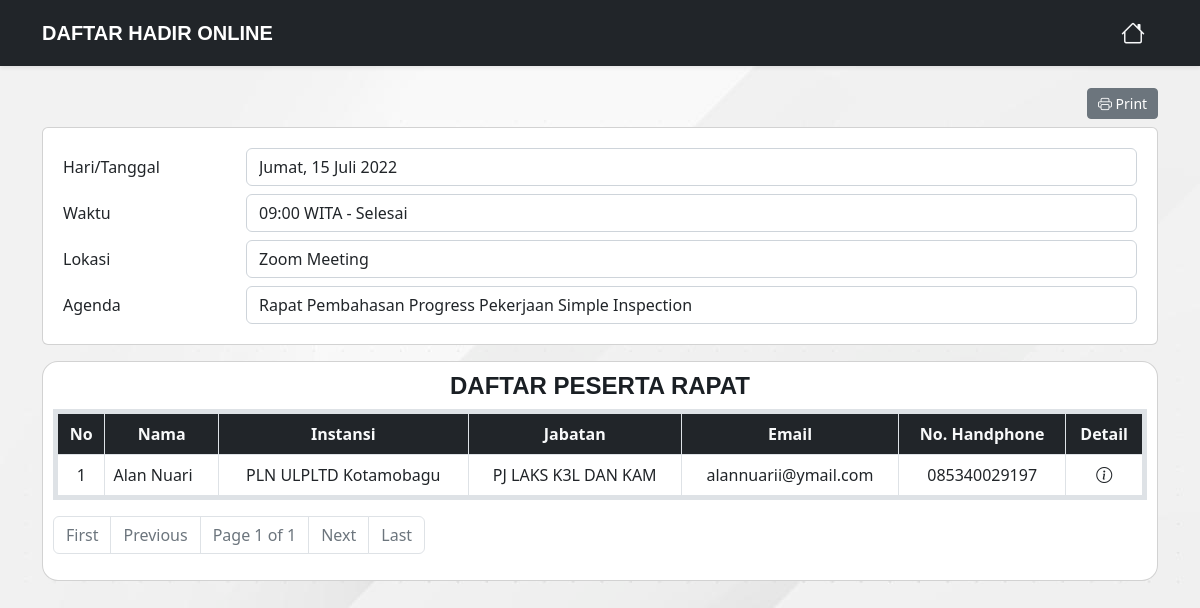
The app's page /peserta-rapat/1/1, older data.
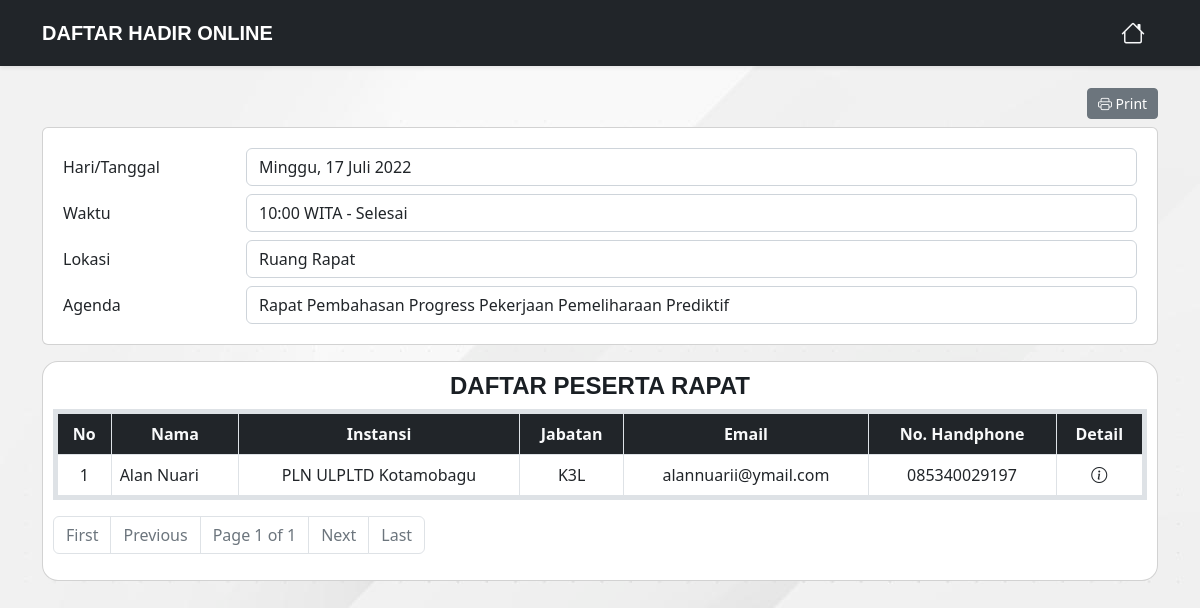
The same page, newer data.
### app/models/agenda.py (models this page shows, shortened)
class Agenda(db.Model):
    id = db.Column(db.Integer, primary_key=True, autoincrement=True)
    tanggal = db.Column(db.String(50), nullable=False)
    tanggal_real = db.Column(db.String(50), nullable=False)
    waktu = db.Column(db.String(10), nullable=False)
    tempat = db.Column(db.String(80), nullable=False)
    link = db.Column(db.String(250), nullable=True)
    agenda = db.Column(db.String(150), nullable=False)
    user_id = db.Column(db.Integer, db.ForeignKey('user.id'))
    absens = db.relationship('Absen', backref='agenda', cascade="all, delete-orphan")

### app/models/absen.py (models this page shows, shortened)
class Absen(db.Model):
    id = db.Column(db.Integer, primary_key=True)
    nama = db.Column(db.String(50), nullable=False)
    instansi = db.Column(db.String(80), nullable=False)
    jabatan = db.Column(db.String(50), nullable=False)
    email = db.Column(db.String(50), nullable=False)
    hp = db.Column(db.String(20), nullable=False)
    ttd = db.Column(db.String(50), nullable=False)
    qrcode = db.Column(db.String(50), nullable=False)
    checkin = db.Column(db.String(30), default=datetime.datetime.now().strftime('%d %B %Y, %H:%M:%S'))
    agenda_id = db.Column(db.Integer, db.ForeignKey('agenda.id'))

### app/routes.py (the view)
@app.route('/peserta-rapat/<agenda_id>/<int:page_num>')
def peserta_rapat(agenda_id, page_num):
    guest = Absen.query.filter_by(agenda_id=agenda_id)
    peserta = Absen.query.filter_by(agenda_id=agenda_id).paginate(per_page=10, page=page_num, error_out=True)
    return render_template('pages/peserta-rapat.html', title='Peserta Rapat', guests=peserta, guest=guest)

### app/templates/pages/peserta-rapat.html (shortened to what this page needs)
{% extends 'layouts/base.html' %}  {% block content %}
<main class="container peserta">
  <div class="row">
    <div class="col-12">
      <div class="row d-flex justify-content-end">
        <div class="col-1 btn-group btn-group-sm mb-2" role="group" aria-label="Basic example">
          <a href="{{ url_for('konversi', agenda_id=guest[0].agenda_id ) }}" target="_blank" class="btn btn-secondary"><i class="bi-printer"></i> Print</a>
        </div>
      </div>
      <div class="card mb-3 card-judul">
        <div class="row mb-2">
          <label for="inputEmail3" class="col-sm-2 col-form-label">Hari/Tanggal</label>
          <div class="col-sm-10">
            <input type="email" class="form-control" id="inputEmail3" value="{{guest[0].agenda.tanggal}}" readonly />
          </div>
        </div>
        <div class="row mb-2">
          <label for="inputEmail3" class="col-sm-2 col-form-label">Waktu</label>
          <div class="col-sm-10">
            <input type="email" class="form-control" id="inputEmail3" value="{{guest[0].agenda.waktu}} WITA - Selesai" readonly />
          </div>
        </div>
        <div class="row mb-2">
          <label for="inputEmail3" class="col-sm-2 col-form-label">Lokasi</label>
          <div class="col-sm-10">
            <input type="email" class="form-control" id="inputEmail3" value="{{guest[0].agenda.tempat}}" readonly />
          </div>
        </div>
        <div class="row">
          <label for="inputEmail3" class="col-sm-2 col-form-label">Agenda</label>
          <div class="col-sm-10">
            <input type="email" class="form-control" id="inputEmail3" value="{{guest[0].agenda.agenda}}" readonly />
          </div>
        </div>
      </div>
      <div class="card card-peserta text-center rounded-4">
        <h4 class="fw-bolder">DAFTAR PESERTA RAPAT</h4>
        <div class="table-responsive">
          <table class="table table-bordered text-center border border-5">
            <thead class="bg-dark">
              <tr class="text-light">
                <th scope="col">No</th>
                <th scope="col">Nama</th>
                <th scope="col">Instansi</th>
                <th scope="col">Jabatan</th>
                <th scope="col">Email</th>
                <th scope="col">No. Handphone</th>
                <th scope="col">Detail</th>
              </tr>
            </thead>
            <tbody>
              {% for guest in guests.items %}
              <tr class="align-middle">
                <td>{{((guests.page-1)*10)+loop.index}}</td>
                <td class="text-start">{{guest.nama}}</td>
                <td>{{guest.instansi}}</td>
                <td>{{guest.jabatan}}</td>
                <td>{{guest.email}}</td>
                <td>{{guest.hp}}</td>
                <td>
                  <i class="bi-info-circle" data-bs-toggle="modal" data-bs-target="#modal-detail{{guest.id}}"></i>
                </td>
              </tr>
              {% endfor %}
            </tbody>
          </table>
        </div>
        <nav aria-label="Page navigation example">
          <ul class="pagination">
            {% if guests.page != 1 %}
            <li class="page-item"><a class="page-link" href="{{ url_for('peserta_rapat', page_num=1, agenda_id=guest[0].agenda_id ) }}">First</a></li>
            {% else %}
            <li class="page-item disabled"><span class="page-link">First</span></li>
            {% endif %} {% if guests.has_prev %}
            <li class="page-item"><a class="page-link" href="{{ url_for('peserta_rapat', page_num=guests.prev_num, agenda_id=guest[0].agenda_id ) }}">Previous</a></li>
            {% else %}
            <li class="page-item disabled"><span class="page-link">Previous</span></li>
            {% endif %}
            <li class="page-item disabled"><span class="page-link">Page {{guests.page}} of {{guests.pages}}</span></li>
            {% if guests.has_next %}
            <li class="page-item"><a class="page-link" href="{{ url_for('peserta_rapat', page_num=guests.next_num, agenda_id=guest[0].agenda_id ) }}">Next</a></li>
            {% else %}
            <li class="page-item disabled"><span class="page-link">Next</span></li>
            {% endif %} {% if guests.has_next %}
            <li class="page-item"><a class="page-link" href="{{ url_for('peserta_rapat', page_num=guests.pages, agenda_id=guest[0].agenda_id ) }}">Last</a></li>
            {% else %}
            <li class="page-item disabled"><span class="page-link">Last</span></li>
            {% endif %}
          </ul>
        </nav>
      </div>
    </div>
  </div>
</main>
{% endblock %}

### app/templates/layouts/base.html (shortened to what this page needs)
<!DOCTYPE html>
<html lang="en">
  <head>
    {% include 'includes/styles.html' %}{% block title %} {% endblock %}
  </head>
  <body>
    {% include 'includes/navbar.html' %}{% block content %} {% endblock %} {% include 'includes/scripts.html' %}
  </body>
</html>

### app/templates/includes/styles.html (shortened to what this page needs)
<link href="https://cdn.jsdelivr.net/npm/bootstrap@5.2.0-beta1/dist/css/bootstrap.min.css" rel="stylesheet" />
<link rel="stylesheet" href="https://cdn.jsdelivr.net/npm/bootstrap-icons@1.8.2/font/bootstrap-icons.css" />
<link rel="stylesheet" href="{{ url_for('static', filename='css/style.css' ) }}" />
<link rel="stylesheet" href="{{ url_for('static', filename='css/variables.css' ) }}" />

### app/templates/includes/navbar.html (shortened to what this page needs)
<header class="fixed-top">
  <div class="navbar navbar-dark bg-dark shadow-sm">
    <div class="container">
      <a href="/" class="navbar-brand d-flex align-items-center me-auto">
        <strong>DAFTAR HADIR ONLINE</strong>
      </a>
      <a href="/" class="btn"><i class="bi-house text-light" data-bs-toggle="tooltip" data-bs-placement="left" title="Home"></i></a>
    </div>
  </div>
</header>

### app/static/css/style.css (style rules this page uses)
:root { scroll-behavior: smooth; }
h1, h2, h3, h4, h5, h6, p, a { font-family: var(--font-primary); color: var(--color-text); }
body { background-image: url("../img/background.jpg"); padding-top: 5.5rem; }
.navbar i { font-size: 1.5rem; cursor: pointer; }
.peserta .card-judul { padding: 20px; }
.peserta .card-peserta { padding: 10px; }
.peserta table i { cursor: pointer; }

### app/static/css/variables.css (style rules this page uses)
:root { --font-default: "Open Sans", system-ui, -apple-system, "Segoe UI", Roboto, "Helvetica Neue", Arial, "Noto Sans", "Liberation Sans", sans-serif, "Apple Color Emoji", "Segoe UI Emoji", "Segoe UI Symbol", "Noto Color Emoji"; --font-primary: "Source Sans Pro", sans-serif; --font-secondary: "Poppins", sans-serif; --color-bg: #fff; --color-text: #1a1f24; --color-text2: #adb5bd; --color-btn: #ee2110; --color-btn-hover: #ee2210d5; --color-btn2: #4a0e03; --color-btn2-hover: #4a0e03d5; }

Row changes from the older to the newer data that the page shows:
removed Absen: ((guests.page-1)*10)+loop.index "1", nama "Alan Nuari", instansi "PLN ULPLTD Kotamobagu", jabatan "PJ LAKS K3L DAN KAM", email "alannuarii@ymail.com", hp "085340029197"
changed Agenda: tanggal "Jumat, 15 Juli 2022" → "Minggu, 17 Juli 2022"; waktu "09:00 WITA - Selesai" → "10:00 WITA - Selesai"; tempat "Zoom Meeting" → "Ruang Rapat"; agenda "Rapat Pembahasan Progress Pekerjaan Simple Inspection" → "Rapat Pembahasan Progress Pekerjaan Pemeliharaan Prediktif"
added Absen: ((guests.page-1)*10)+loop.index "1", nama "Alan Nuari", instansi "PLN ULPLTD Kotamobagu", jabatan "K3L", email "alannuarii@ymail.com", hp "085340029197"
